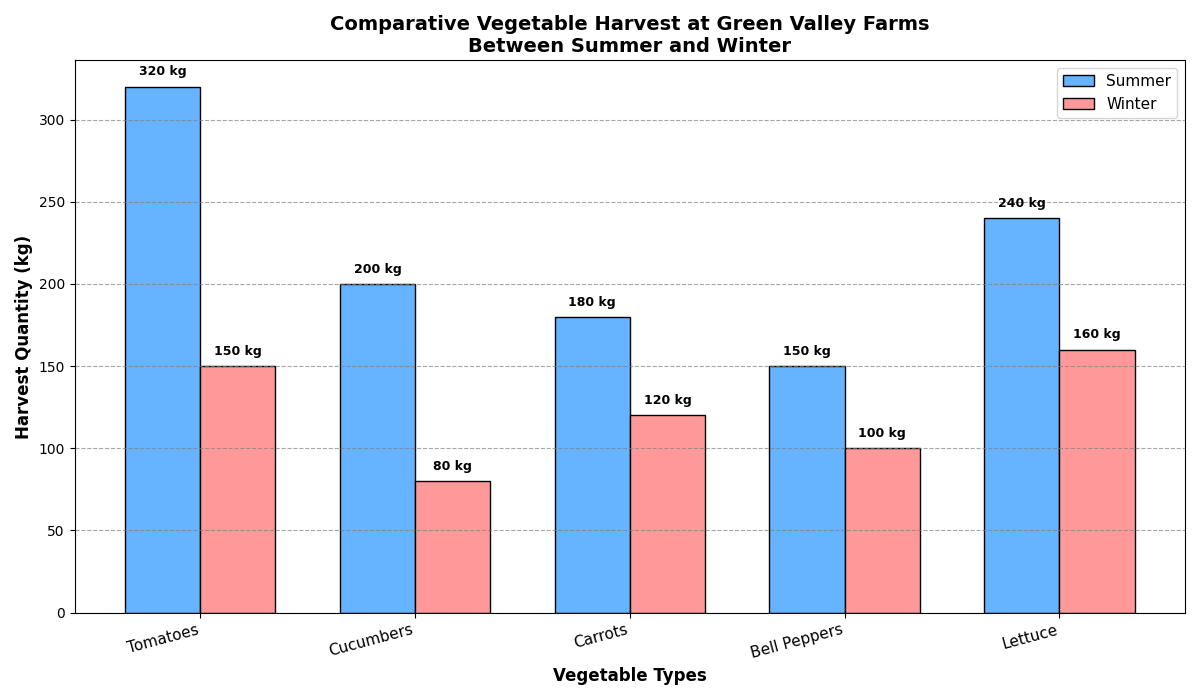

This figure's Python source:
import matplotlib.pyplot as plt
import numpy as np

veggie_types = ['Tomatoes', 'Cucumbers', 'Carrots', 'Bell Peppers', 'Lettuce']
summer_harvest = [320, 200, 180, 150, 240]
winter_harvest = [150, 80, 120, 100, 160]
x_positions = np.arange(len(veggie_types))
bar_width = 0.35

fig, ax = plt.subplots(figsize=(12, 7))

# Shuffled color assignment
bars_summer = ax.bar(x_positions - bar_width / 2, summer_harvest, bar_width, label='Summer', color='#66B3FF', edgecolor='black')
bars_winter = ax.bar(x_positions + bar_width / 2, winter_harvest, bar_width, label='Winter', color='#FF9999', edgecolor='black')

for bar in bars_summer + bars_winter:
    height = bar.get_height()
    ax.text(bar.get_x() + bar.get_width() / 2, height + 5, f'{height} kg', ha='center', va='bottom', fontsize=9, weight='bold')

ax.set_xlabel('Vegetable Types', fontsize=12, weight='bold')
ax.set_ylabel('Harvest Quantity (kg)', fontsize=12, weight='bold')
ax.set_title('Comparative Vegetable Harvest at Green Valley Farms\nBetween Summer and Winter', fontsize=14, weight='bold')

ax.set_xticks(x_positions)
ax.set_xticklabels(veggie_types, rotation=15, ha='right', fontsize=11)

ax.yaxis.grid(True, linestyle='--', which='major', color='grey', alpha=0.7)

ax.legend(loc='upper right', fontsize=11)

plt.tight_layout()

plt.show()
